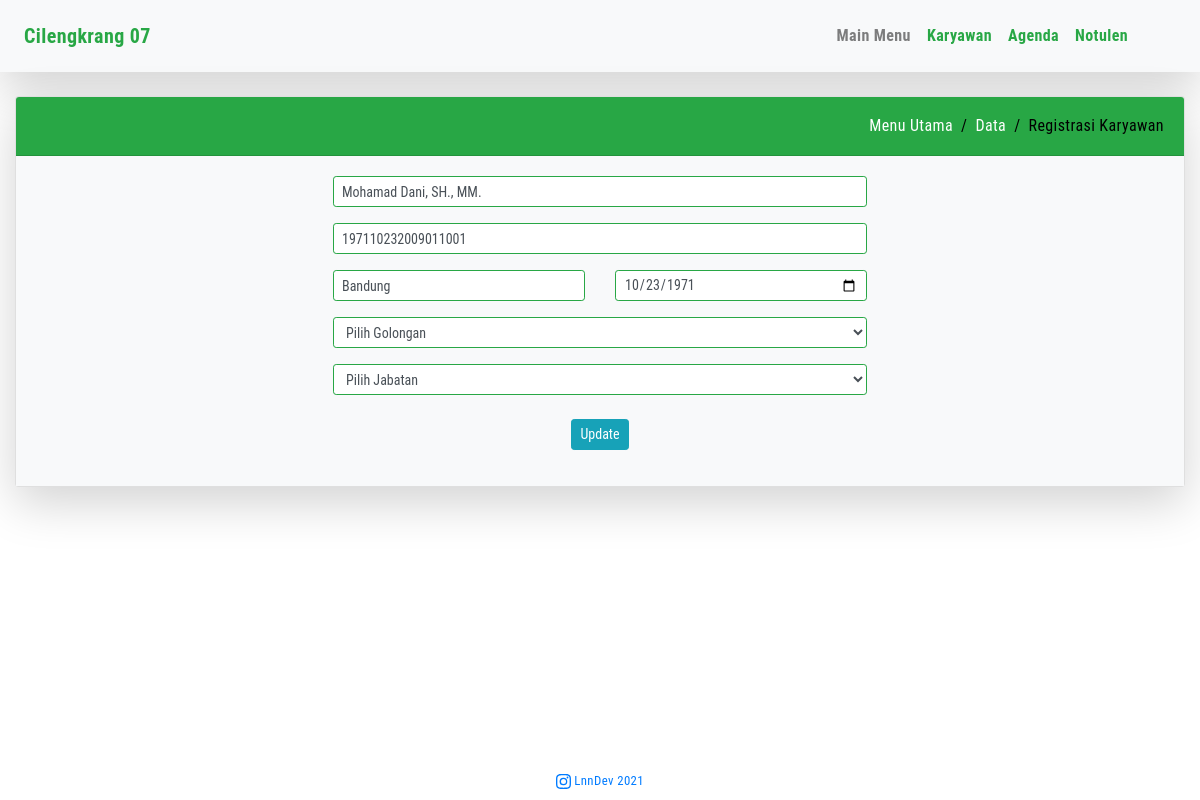
/data_asn.php?edit=20, run on the app's committed database.
### tables this page shows
CREATE TABLE `data_asn` (
  `id` int(3) NOT NULL,
  `name` varchar(50) NOT NULL,
  `nip` decimal(18,0) NOT NULL,
  `tempatlahir` varchar(30) NOT NULL,
  `tanggallahir` date NOT NULL,
  `golongan` varchar(30) NOT NULL,
  `jabatan` varchar(50) NOT NULL
);

### process_asn.php (called while the page is built, shortened)
<?php
include 'connection_db.php';
if (isset($_GET['edit'])) {
    $id = $_GET['edit'];
    $update = true;
    $result = $mysqli->query("SELECT * FROM data_asn WHERE id=$id") or die($mysqli->error);
    if (count(array($result)) == 1) {
        $row = $result->fetch_array();
        $name = $row['name'];
        $nip = $row['nip'];
        $tempatlahir = $row['tempatlahir'];
        $tanggallahir = date('Y-m-d', strtotime($row['tanggallahir']));
        $golongan = $row['golongan'];
        $jabatan = $row['jabatan'];
    }
}

### data_asn.php (the view, shortened to what this page needs)
<!DOCTYPE html>
<html lang="en">
<head>
	<link rel="stylesheet" href="assets/stylesheets/bootstrap.min.css">
	<link rel="stylesheet" href="assets/stylesheets/custom.css">
	<link rel="stylesheet" href="assets/stylesheets/sweetalert2.min.css">
</head>
<body>
	<?php
	include 'process_asn.php';
	include 'menu.php';
	?>
	<div class="container-fluid">
		<br>
		<div class="card text-center shadow-lg">
			<div class="card-header bg-success text-white">
				<div class="d-flex top-breadcrumb">
					<div>
						<ol class="breadcrumb">
							<li class="breadcrumb-item"><a href="index.php">Menu Utama</a></li>
							<li class="breadcrumb-item"><a href="show_asn.php">Data</a></li>
							<li class="breadcrumb-item active" aria-current="page">Registrasi Karyawan</li>
						</ol>
					</div>
				</div>
			</div>
			<form action="process_asn.php" method="post">
				<div class="card-body bg-light">
					<div class="row mb-3 justify-content-md-center">
						<div class="col-sm-6">
							<input class="form-control form-control-sm border border-success" value="<?php echo $name; ?>" name="name" type="text" placeholder="Nama Lengkap" required>
						</div>
					</div>
					<div class="row mb-2 justify-content-md-center">
						<div class="col-sm-6">
							<input class="form-control form-control-sm border border-success" value="<?php echo $nip; ?>" name="nip" type="number" placeholder="NIP">
						</div>
					</div>
					<div class="row mb-3 justify-content-md-center">
						<div class="col-sm-3 mt-2">
							<input class="form-control form-control-sm border border-success" value="<?php echo $tempatlahir; ?>" name="tempatlahir" type="text" placeholder="Tempat Lahir" required>
						</div>
						<div class="col-sm-3 mt-2">
							<input class="form-control form-control-sm border border-success" value="<?php echo $tanggallahir; ?>" name="tanggallahir" type="date" placeholder="Tanggal Lahir" required>
						</div>
					</div>
					<div class="row justify-content-md-center">
						<div class="col-sm-6">
							<div class="form-group">
								<select class="form-control form-control-sm border border-success" value="<?php echo $golongan; ?>" name="golongan">
									<option value="" selected>Pilih Golongan</option>
								</select>
							</div>
						</div>
					</div>
					<div class="row mb-2 justify-content-md-center">
						<div class="col-sm-6">
							<div class="form-group">
								<select class="form-control form-control-sm border border-success" value="<?php echo $jabatan; ?>" name="jabatan">
									<option value="" selected>Pilih Jabatan</option>
								</select>
							</div>
						</div>
					</div>
					<div class="form-group">
						<?php if ($update == true) : ?>
							<button class="btn btn-info btn-sm" type="submit" name="update">Update</button>
						<?php else : ?>
							<button class="btn btn-success btn-sm" type="submit" name="save">Simpan</button>
						<?php endif; ?>
					</div>
			</form>
		</div>
	</div>
	<?php
	include 'footer.php';
	?>
</body>
</html>

### assets/stylesheets/custom.css (style rules this page uses)
body { font-family: 'Roboto Condensed', sans-serif; letter-spacing: .4px; }
.top-breadcrumb { padding: 5px 0; }
.breadcrumb { padding: 0; margin-bottom: 0; background-color: transparent; }
.breadcrumb-item a { color: #fff; }
.breadcrumb-item.active { color: #000; }
.breadcrumb-item+.breadcrumb-item::before { color: #000; }
.row { margin-right: 0; margin-left: 0; }

### data on the page
data_asn: name "Mohamad Dani, SH., MM.", nip "197110232009011001", tempatlahir "Bandung", tanggallahir "10/23/1971"
